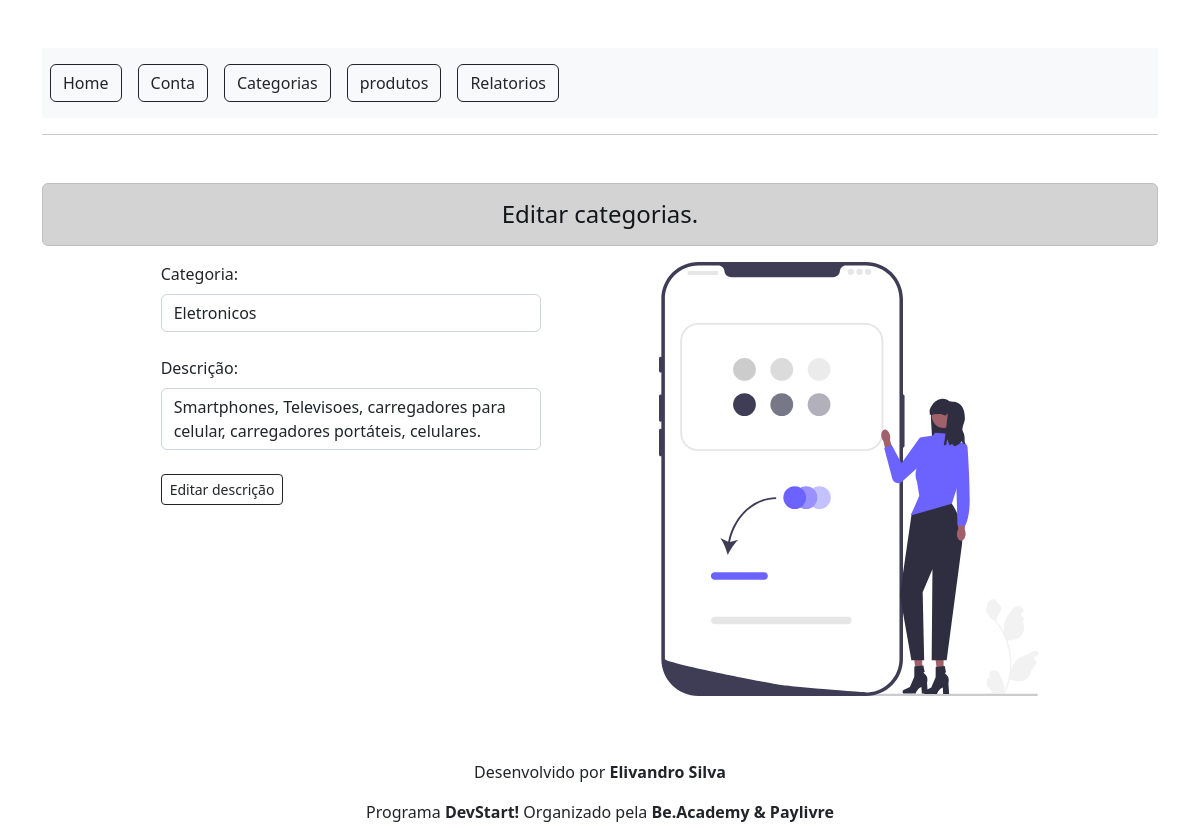
The app's page /categorias/editar?id=3 with its own data.
### tables this page shows
CREATE TABLE tb_category(
    id INT(11) NOT NULL PRIMARY KEY AUTO_INCREMENT,
    name VARCHAR(30) NOT NULL,
    description VARCHAR(100) NOT NULL
);

### src/controller/AbstractController.php (called while the page is built, shortened)
<?php
    abstract class AbstractController
    {
        public function render(string $viewName, $data = null): void
        {
            include dirname(__DIR__)."/View/assets/header.php";
            include dirname(__DIR__)."/View/{$viewName}.php";
            include dirname(__DIR__)."/View/assets/footer.php";
        }
    }

### public/index.php (called while the page is built, shortened)
<?php
    $url = explode("?", $_SERVER["REQUEST_URI"])[0];
    $routes = include "../config/routes.php";
    $methodName = $routes[$url]["method"];
    (new $controllerName())->$methodName();

### src/View/category/edit.php (the view)
<h4 class="alert alert-dark text-center mt-5">Editar categorias.</h4>
<div class="form1">
    <form action="" method="post" class="container-form">
        <div class="mb-4">
            <label for="cat" class="mb-2">Categoria:</label>
            <input type="text" value="<?php echo $data['name']; ?>" name="category" id="cat" class="form-control mb-3" placeholder="digite uma categoria" require/>
        </div>
        <div class="mb-4">
            <label for="desc" class="mb-2">Descrição:</label>
            <textarea name="description" id="desc" class="form-control mb-3" style="resize: none;" placeholder="descreva a categoria" require><?php echo $data['description']; ?></textarea>
        </div>
            <button class="btn btn-outline-dark btn-sm">Editar descrição</button>
    </form>
    <figure>
        <img src="../../assets/img/svg/editCategory.svg"/>
    </figure>
</div>

### public/assets/css/style.css (style rules this page uses)
.container-form { margin: 0px; padding: 0px; width: 380px; }
.form1 { display: flex; justify-content: space-evenly; }
.form1 figure img { object-fit: contain; width: 380px; }

### records on screen
tb_category: category "Eletronicos", description "Smartphones, Televisoes, carregadores para celular, carregadores portáteis, celulares."
